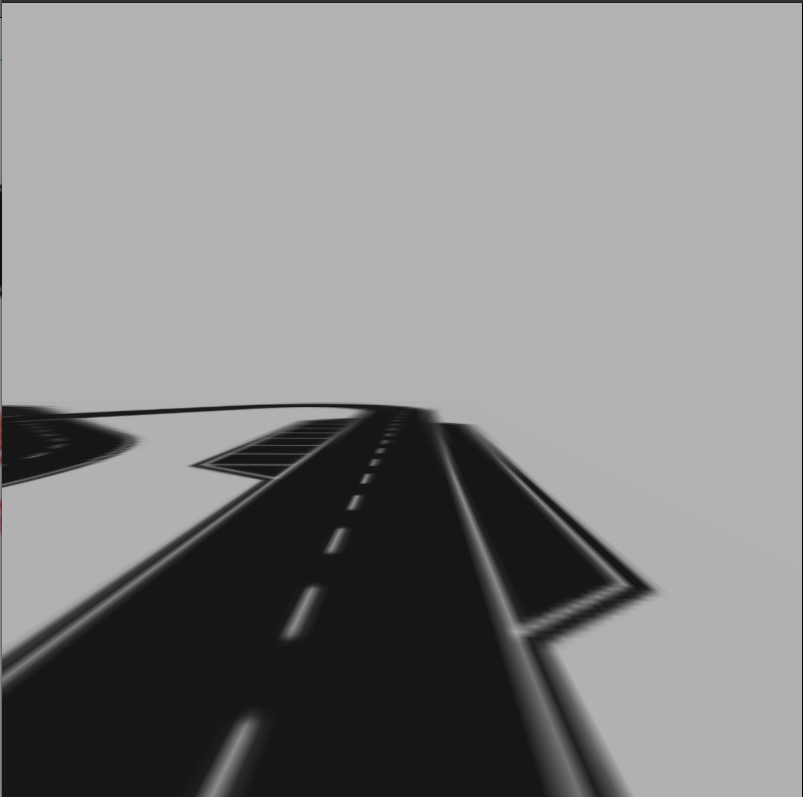
#> input picture lane_detector_afsan/src/gray_image_sim_new.png, 803 x 797 px
$ python Thresholding.py
#> lines starting #> are read from the running program, lines starting #| are printed output that depends on the picture
from attr import NOTHING
import cv2
import numpy as np

def nothing(x):
     pass

cv2.namedWindow("Canny_Trackbar")
cv2.createTrackbar("Threshold 1", "Canny_Trackbar", 0, 255, nothing)
cv2.createTrackbar("Threshold 2", "Canny_Trackbar", 0, 255, nothing)

while 1:

 img = cv2.imread('gray_image_sim_new.png')
#> img is the input picture: shape (797, 803, 3); mean B, G, R 133.8, 133.8, 133.8
 original_img = img.copy()

 thresh1 = cv2.getTrackbarPos("Threshold 1", "Canny_Trackbar")
 thresh2 = cv2.getTrackbarPos("Threshold 2", "Canny_Trackbar")
 gray_image = cv2.cvtColor(original_img, cv2.COLOR_BGR2GRAY)
 blur_image = cv2.GaussianBlur(gray_image, (5,5), 0)
 canny_image = cv2.Canny(blur_image, thresh1, thresh2)
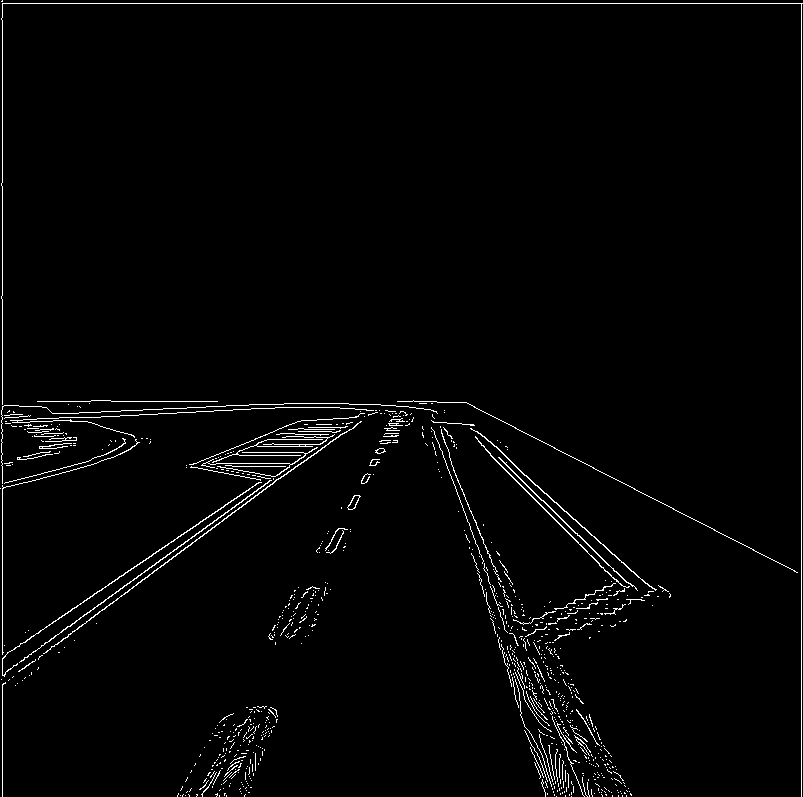
#> canny_image: shape (797, 803); 2% white in thin lines or dots
 cv2.imshow("Canny image", canny_image)
 cv2.waitKey(300)
